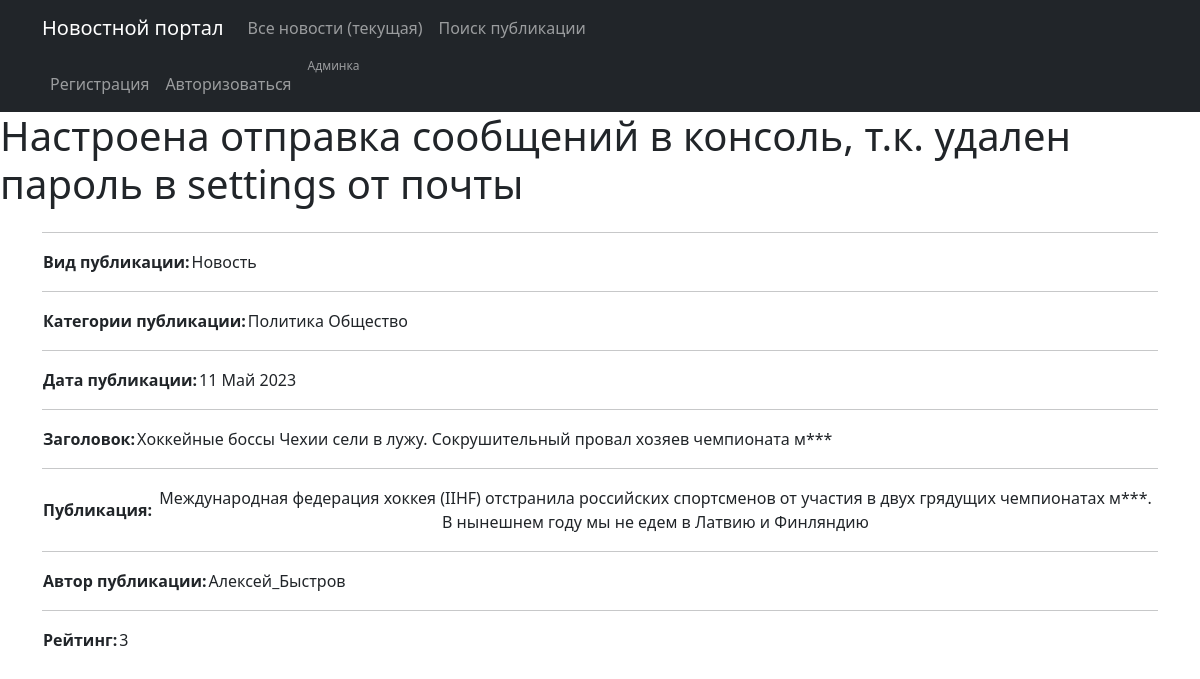
/news/5, run on the app's committed database.
### news/models.py (models this page shows, shortened)
class Post(models.Model):
    article = 'ART'
    news = 'NEW'
    POSITIONS = [
        (article, 'Статья'),
        (news, 'Новость')
    ]
    author = models.ForeignKey(Author, on_delete=models.CASCADE, verbose_name='Автор публикации')
    typeChoice = models.CharField(max_length=3, choices=POSITIONS, default=news, verbose_name='Вид публикации')
    pubDate = models.DateTimeField(auto_now_add=True, verbose_name='Дата публикации')
    postCategory = models.ManyToManyField(Category, through='PostCategory', default="Категория", verbose_name='Категория')
    headline = models.CharField(max_length=255, verbose_name='Заголовок')
    text = models.TextField(default="Текст статьи", verbose_name='Текст')
    postRating = models.SmallIntegerField(default=0, verbose_name='Рейтинг')
    class Meta:
        verbose_name = 'Публикация'
        verbose_name_plural = 'Публикации'

class Category(models.Model):
    catName = models.CharField(max_length=255, unique=True, verbose_name='Категория')
    subscribers = models.ManyToManyField(User, related_name='categories', blank=True )
    def __str__(self):
        return f'{self.catName.title()}'
    class Meta:
        verbose_name = 'Категория'
        verbose_name_plural = 'Категории'

class Author(models.Model):
    authUser = models.OneToOneField(User, on_delete=models.CASCADE)
    authorRating = models.IntegerField(default=0)
    class Meta:
        verbose_name = 'Автор'
        verbose_name_plural = 'Авторы'

### news/views.py (the view)
# urls.py: path('<int:id>', PostDetail.as_view(), name='post_details'), #По заданию необходимо было настроить кэш на обновление ч-з 300 сек (5 мин), но т.к. сделано обновление страницы при изменении, настройку к
class PostDetail(DetailView):
    model = Post
    template_name = 'post.html'
    context_object_name = 'post'
    pk_url_kwarg = 'id'
    def get_object(self, *args, **kwargs):
        obj = cache.get(f'post-{self.kwargs["id"]}',
                        None)
        if not obj:
            obj = super().get_object(queryset=self.queryset)
            cache.set(f'post-{self.kwargs["id"]}', obj)
        return obj

### news/templatetags/custom_filters.py (called while the page is built)
@register.filter()
def censor(text, cens):
    text_list = text.split()
    censored_text_list = []
    cens = ["мира", 'слабо', 'клим']
    for n in text_list:
        word = ''.join(_ for _ in n if _ not in string.punctuation)
        if word.lower() in cens:
            censored_word = word[0] + '***'
            censored_text_list.append(n.replace(word, censored_word))
        else:
            censored_text_list.append(n)
    return ' '.join(censored_text_list)

### templates/post.html (shortened to what this page needs)
{% extends 'flatpages/default.html' %}
{% load custom_filters %}
{% block content %}
   <hr>
   {% if post %}
       <table>
           <tr>
               <td><b>Вид публикации:</b></td>
                   <td>{{ post.get_typeChoice_display }}</td>
           </tr>
       </table>
       <table>
           <hr>
           <tr>
               <td><b>Категории публикации:</b></td>
               <td>{% for category in post.postCategory.all %}
                    {{ category }}
               {% endfor %}</td>
           </tr>
       </table>
       <table>
           <hr>
           <tr>
               <td><b>Дата публикации:</b></td>
               <td>{{ post.pubDate|date:'d M Y'  }}</td>
           </tr>
       </table>
       <table>
           <hr>
           <tr>
               <td><b>Заголовок:</b></td>
               <td>{{ post.headline|censor:'' }}</td>
           </tr>
       </table>
       <table>
           <hr>
           <tr>
               <td><b>Публикация:</b></td>
               <td>{{ post.text|censor:''}}</td>
           </tr>
       </table>
       <table>
           <hr>
           <tr>
               <td><b>Автор публикации:</b></td>
               <td>{{ post.author.authUser }}</td>
           </tr>
       </table>
       <table>
           <hr>
           <tr>
               <td><b>Рейтинг:</b></td>
               <td>{{ post.postRating }}</td>
           </tr>
       </table>
   {% else %}
       <h2>Статей нет!</h2>
   {% endif %}
{% endblock content %}

### data on the page
Post: typeChoice "Новость", pubDate "11 Май 2023", headline|censor "Хоккейные боссы Чехии сели в лужу. Сокрушительный провал хозяев чемпионата м***", text|censor "Международная федерация хоккея (IIHF) отстранила российских спортсменов от участия в двух грядущих чемпионатах м***. В нынешнем году мы не едем в Латвию и Финляндию", author.authUser "Алексей_Быстров", postRating "3"
Category: catName "Политика"
Category: catName "Общество"
